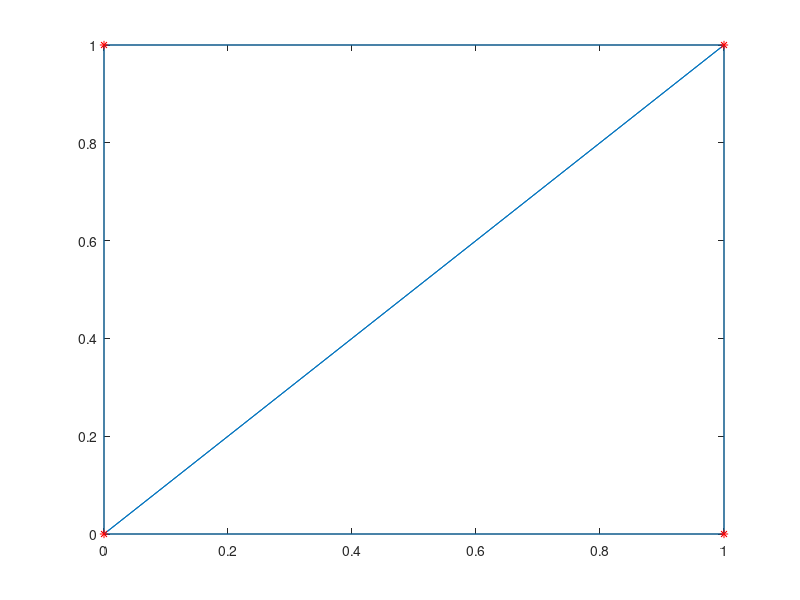

Write the MATLAB code that produced this figure. (Note: this script raises an error after producing the figure.)
% E54(i):
%random points:
##rand ("state", 3);
##x = rand (5, 1);
##y = rand (5, 1);
% square:
x = [0 1 0 1];
y = [0 0 1 1];
tri = delaunay (x, y);
triplot (tri, x, y);
hold on;
plot (x, y, "r*");
figure();
%axis ([0,1,0,1]);
% refinement:
x0 = [1 1]; %any points
r = 1;
[x_new, y_new] = grid_refinement(x0, r, x, y, tri);
% new points after refinement:
tri = delaunay (x_new, y_new);
triplot (tri, x_new, y_new);
hold on;
plot (x_new, y_new, "r*");
figure();

% E54(ii):
% L-shaped geometry (grid-labelling):
x = [0 1 2 0 1 2 0 1 2];
y = [2 2 2 1 1 1 0 0 0];
n = 1; %num of refinement
r = 2; %search radius
idx = [1 2 4 5]; %top left square
% n-times refinement:
x0 = [0 1];
x_1 = x(idx); y_1 = y(idx);
tri = delaunay (x_1, y_1);
for i=1:n
  [x_1, y_1] = grid_refinement(x0, r, x_1, y_1, tri);
  tri = delaunay(x_1, y_1);
endfor
idx = [4 5 7 8]; %bottome left square
% n-times refinement:
x0 = [0 0];
x_2 = x(idx); y_2 = y(idx);
tri_1 = delaunay (x_2, y_2);
for i=1:n
  [x_2, y_2] = grid_refinement(x0, r, x_2, y_2, tri_1);
  tri_1 = delaunay(x_2, y_2);
endfor
idx = [5 6 8 9]; %bottom right square
% n-times refinement:
x0 = [1 0];
x_3 = x(idx); y_3 = y(idx);
tri_2 = delaunay (x_3, y_3);
for i=1:n
  [x_3, y_3] = grid_refinement(x0, r, x_3, y_3, tri_2);
  tri_2 = delaunay(x_3, y_3);
endfor
disp(tri);
tri_1 = tri + 6
tri_2 = tri_1 + 1
tri_comb = [tri; tri_1; tri]
x_comb = [x_1 x_2 x_3];
y_comb = [y_1 y_2 y_3];
triplot (tri_comb, x_comb, y_comb);
hold on;
plot (x_comb, y_comb, "r*");
figure();
